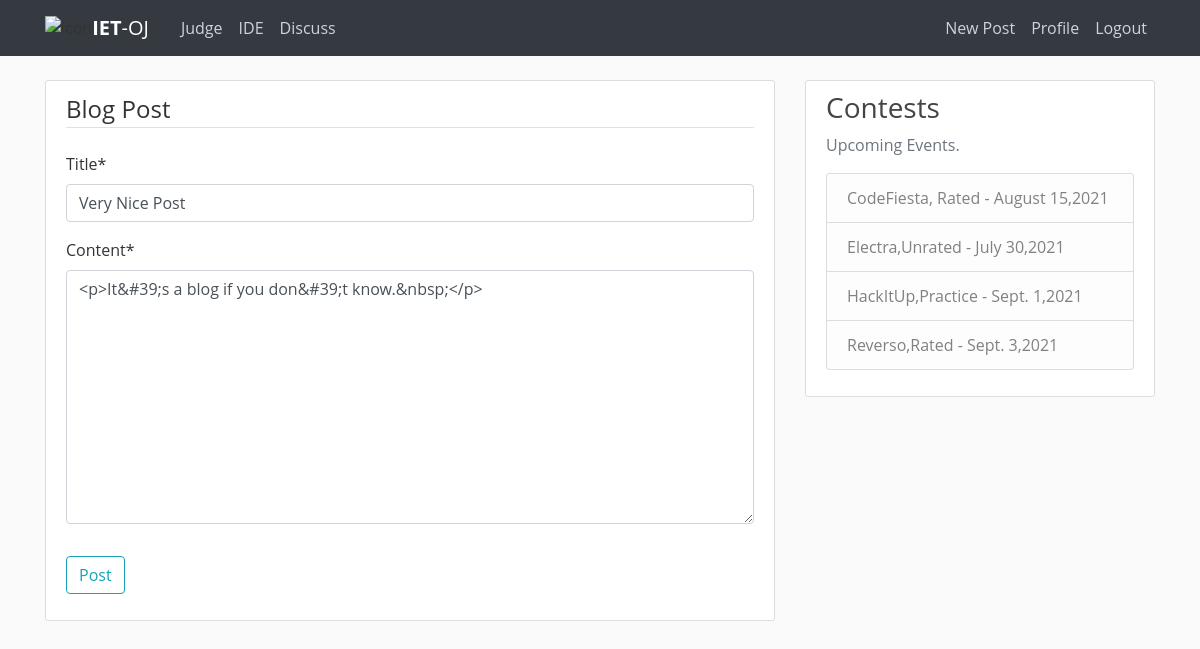
The app's page /discuss/post/3/update/ (signed in) with its own data.
### blog/models.py (models this page shows, shortened)
class Post(models.Model):
    title = models.CharField(max_length=100)
    content = FroalaField(theme='gray')
    date_posted = models.DateTimeField(default=timezone.now)
    author = models.ForeignKey(User, on_delete=models.CASCADE)

### blog/views.py (the view, shortened to what this page needs)
# urls.py: path('post/<int:pk>/update/', PostUpdateView.as_view(), name='post-update'),
class PostUpdateView(LoginRequiredMixin,UserPassesTestMixin,UpdateView):
    model=Post
    fields = ['title','content']
    def test_func(self):
        post= self.get_object()
        if self.request.user == post.author:
            return True
        return False

### blog/templates/blog/post_form.html (shortened to what this page needs)
{% extends "blog/base.html" %}
{% load crispy_forms_tags %}
{% block content %}
        <div class='content-section'>
            <form method="POST">
               <fieldset class="form-group">
                   <legend class="border-bottom mb-4">Blog Post</legend>
                   {{ form | crispy}}
               </fieldset>
               <div class="form-group">
                     <button class = "btn btn-outline-info" type="submit">Post</button>
               </div>
            </form>
        </div>
{% endblock content %}

### blog/static/blog/main.css (style rules this page uses)
body { background: #fafafa; color: #333333; margin-top: 5rem; }
.content-section { background: #ffffff; padding: 10px 20px; border: 1px solid #dddddd; border-radius: 3px; margin-bottom: 20px; }

### blog/templates/blog/base.html (style rules this page uses)
body { font-family: 'Open Sans', arial, sans-serif; }

### records on screen
Post: title "Very Nice Post", content "<p>It&#39;s a blog if you don&#39;t know.&nbsp;</p>"
